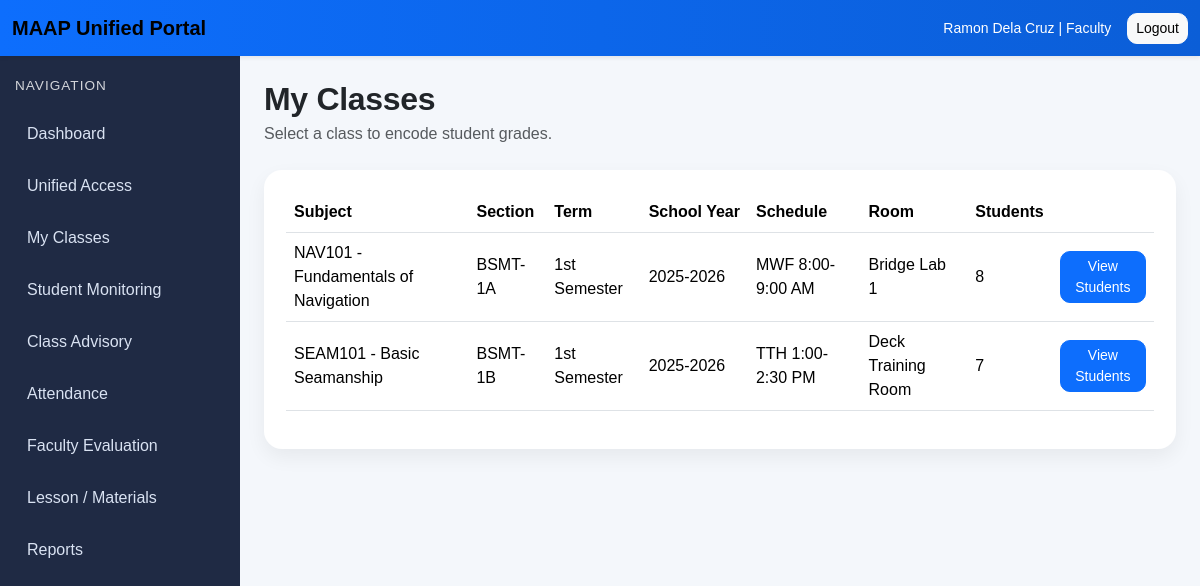
Page /academics/faculty/classes/ (signed in) on the committed database.
### accounts/models.py (models this page shows, shortened)
class CustomUser(AbstractUser):
    ROLE_CHOICES = [
        ("admin", "Admin"),
        ("faculty", "Faculty"),
        ("student", "Student"),
    ]
    role = models.CharField(max_length=20, choices=ROLE_CHOICES, default="student")

### academics/models.py (models this page shows, shortened)
class ClassSection(models.Model):
    subject = models.ForeignKey(
        Subject,
        on_delete=models.CASCADE,
        related_name="class_sections"
    )
    faculty = models.ForeignKey(
        FacultyProfile,
        on_delete=models.SET_NULL,
        null=True,
        blank=True,
        related_name="classes_handled"
    )
    section_name = models.CharField(max_length=50)
    term = models.CharField(max_length=30)
    school_year = models.CharField(max_length=20)
    schedule = models.CharField(max_length=100, blank=True)
    room = models.CharField(max_length=50, blank=True)
    class Meta:
        ordering = ["school_year", "term", "section_name"]
        unique_together = ("subject", "section_name", "term", "school_year")

class Subject(models.Model):
    code = models.CharField(max_length=20, unique=True)
    title = models.CharField(max_length=200)
    units = models.PositiveIntegerField(default=3)
    department = models.ForeignKey(
        Department,
        on_delete=models.SET_NULL,
        null=True,
        blank=True,
        related_name="subjects"
    )
    class Meta:
        ordering = ["code"]

### academics/views.py (the view)
# urls.py: path("faculty/classes/", views.faculty_class_list, name="faculty-class-list"),
@login_required
def faculty_class_list(request):
    if not _faculty_check(request):
        messages.error(request, "You are not authorized to access the faculty grade module.")
        return redirect("role-redirect")
    faculty_profile = request.user.faculty_profile
    classes = (
        ClassSection.objects
        .filter(faculty=faculty_profile)
        .select_related("subject")
        .annotate(total_students=Count("enrollments"))
        .order_by("school_year", "term", "section_name")
    )
    context = {
        "page_title": "My Classes",
        "classes": classes,
    }
    return render(request, "academics/faculty_class_list.html", context)

### academics/views.py (called while the page is built)
def _faculty_check(request):
    if request.user.role != "faculty":
        return False
    if not hasattr(request.user, "faculty_profile"):
        return False
    return True

### templates/academics/faculty_class_list.html (shortened to what this page needs)
{% extends "base.html" %}
{% block content %}
<div class="page-header">
    <h2 class="fw-bold mb-1">My Classes</h2>
    <p class="text-muted mb-0">Select a class to encode student grades.</p>
</div>
<div class="section-box">
    <div class="table-responsive">
        <table class="table align-middle">
            <thead>
                <tr>
                    <th>Subject</th>
                    <th>Section</th>
                    <th>Term</th>
                    <th>School Year</th>
                    <th>Schedule</th>
                    <th>Room</th>
                    <th>Students</th>
                    <th></th>
                </tr>
            </thead>
            <tbody>
                {% for class in classes %}
                <tr>
                    <td>{{ class.subject.code }} - {{ class.subject.title }}</td>
                    <td>{{ class.section_name }}</td>
                    <td>{{ class.term }}</td>
                    <td>{{ class.school_year }}</td>
                    <td>{{ class.schedule }}</td>
                    <td>{{ class.room }}</td>
                    <td>{{ class.total_students }}</td>
                    <td>
                        <a href="{% url 'enrolled-student-list' class.id %}" class="btn btn-primary btn-sm">
                            View Students
                        </a>
                    </td>
                </tr>
                {% empty %}
                <tr>
                    <td colspan="8" class="text-center text-muted">No assigned classes found.</td>
                </tr>
                {% endfor %}
            </tbody>
        </table>
    </div>
</div>
{% endblock %}

### templates/base.html (shortened to what this page needs)
{% load static %}
<!DOCTYPE html>
<html lang="en">
<head>
    <link href="https://cdn.jsdelivr.net/npm/bootstrap@5.3.3/dist/css/bootstrap.min.css" rel="stylesheet">
    <link rel="stylesheet" href="{% static 'css/portal.css' %}">
</head>
<body>
{% if user.is_authenticated %}
    <nav class="navbar navbar-expand-lg portal-navbar shadow-sm">
        <div class="container-fluid">
            <a class="navbar-brand fw-bold" href="{% url 'role-redirect' %}">
                MAAP Unified Portal
            </a>
            <div class="d-flex align-items-center gap-3 ms-auto">
                <span class="text-white small">
                    {{ user.get_full_name|default:user.username }} | {{ user.role|title }}
                </span>
                <form method="post" action="{% url 'logout' %}">
                    <button type="submit" class="btn btn-light btn-sm">Logout</button>
                </form>
            </div>
        </div>
    </nav>
    <div class="portal-wrapper">
        <aside class="portal-sidebar">
            <div class="sidebar-heading">Navigation</div>
            <a href="{% url 'role-redirect' %}" class="sidebar-link">Dashboard</a>
            <a href="{% url 'unified-access' %}" class="sidebar-link">Unified Access</a>
            {% if user.role == 'admin' %}
                    <a href="{% url 'admin-faculty-list' %}" class="sidebar-link">Faculty</a>
                    <button class="sidebar-link sidebar-toggle {% if '/evaluations/' in request.path %}active{% endif %}"
                        type="button"
                        data-bs-toggle="collapse"
                        data-bs-target="#evaluationSubMenu"
                        aria-expanded="{% if '/evaluations/' in request.path %}true{% else %}false{% endif %}"
                        aria-controls="evaluationSubMenu">Evaluation<span class="sidebar-arrow">▾</span>
                    </button>
                        <div class="collapse {% if '/evaluations/' in request.path %}show{% endif %}" id="evaluationSubMenu">
                            <div class="sidebar-submenu">
                                <a href="{% url 'evaluation-input' %}" class="sidebar-sublink">Evaluation Input</a>
                                <a href="{% url 'evaluation-summary' %}" class="sidebar-sublink">Evaluation Summary</a>
                            </div>
                        </div>
                <a href="{% url 'reports-index' %}" class="sidebar-link">Reports</a>
                <a href="{% url 'forms-repository' %}" class="sidebar-link">Forms</a>
            {% elif user.role == 'faculty' %}
                <a href="{% url 'faculty-class-list' %}" class="sidebar-link">My Classes</a>
                <a href="{% url 'faculty-student-monitoring' %}" class="sidebar-link">Student Monitoring</a>
                <a href="{% url 'faculty-class-advisory' %}" class="sidebar-link">Class Advisory</a>
                <a href="{% url 'faculty-attendance-class-list' %}" class="sidebar-link">Attendance</a>
                <a href="{% url 'faculty-evaluation-dashboard' %}" class="sidebar-link">Faculty Evaluation</a>
                <a href="{% url 'lesson-materials' %}" class="sidebar-link">Lesson / Materials</a>
                <a href="{% url 'reports-index' %}" class="sidebar-link">Reports</a>
            {% endif %}
        </aside>
        <main class="portal-content">
{% else %}
    <div class="container py-5">
        <div class="row justify-content-center">
            <div class="col-md-6 col-lg-5">
{% endif %}
                {% block content %}{% endblock %}
{% if user.is_authenticated %}
        </main>
    </div>
{% else %}
            </div>
        </div>
    </div>
{% endif %}
</body>
</html>

### static/css/portal.css (style rules this page uses)
body { background-color: #f4f7fb; font-family: Arial, sans-serif; margin: 0; overflow-x: hidden; }
.portal-navbar { background: linear-gradient(90deg, #0d6efd, #0b5ed7); }
.portal-wrapper { display: flex; min-height: calc(100vh - 56px); width: 100%; max-width: 100vw; min-width: 0; overflow-x: hidden; }
.portal-sidebar { width: 240px; flex: 0 0 240px; background-color: #1f2a44; color: #ffffff; padding: 20px 15px; }
.sidebar-heading { font-size: 0.85rem; text-transform: uppercase; letter-spacing: 1px; margin-bottom: 16px; opacity: 0.8; }
.sidebar-link { display: block; color: #d9e2f2; text-decoration: none; padding: 10px 12px; margin-bottom: 8px; border-radius: 10px; transition: 0.2s ease; }
.portal-content { flex: 1 1 auto; width: calc(100vw - 240px); max-width: calc(100vw - 240px); padding: 24px; min-width: 0; overflow-x: hidden; box-sizing: border-box; }
.page-header { margin-bottom: 24px; }
.section-box { background: #ffffff; border-radius: 18px; padding: 22px; box-shadow: 0 8px 20px rgba(0, 0, 0, 0.06); }
.table th { white-space: nowrap; }
.table td { vertical-align: middle; }
.btn { border-radius: 10px; }
.page-header h2 { letter-spacing: -0.3px; }
.section-box { margin-bottom: 4px; }
.admin-dashboard *, .portal-content * { box-sizing: border-box; }

### rows in the picture
CustomUser: get_full_name "Ramon Dela Cruz", role "Faculty"
ClassSection: subject.code "NAV101", subject "Fundamentals of Navigation", section_name "BSMT-1A", term "1st Semester", school_year "2025-2026", schedule "MWF 8:00-9:00 AM", room "Bridge Lab 1", total_students "8"
ClassSection: subject.code "SEAM101", subject "Basic Seamanship", section_name "BSMT-1B", term "1st Semester", school_year "2025-2026", schedule "TTH 1:00-2:30 PM", room "Deck Training Room", total_students "7"
